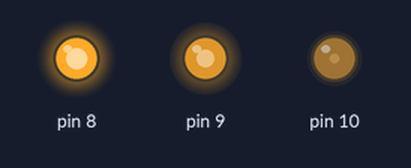
The sketch below on a simulated Arduino Uno, built with avr-gcc and run on an emulated ATmega328P. On the bench: output pins drawn as LEDs (lit = HIGH).

Above: at 0.1 s.
Timing chart, 0 to 1.6 s (numbered marks = the images above):
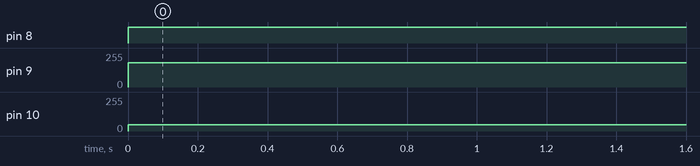

Measured:
- by itself, pin 8: LOW → HIGH at 0.00 s
- by itself, pin 9: 0/255 → 181/255 at 0.00 s
- by itself, pin 10: 0/255 → 48/255 at 0.00 s

The sketch:

11._RGB_Color_Selector.ino
```cpp
/*
Main Theme :
     The goal of this circuit is to use the command "analogWrite" to use a range of colors
using an RGB from 0-255  Red, Green, and Blue.
*/
void setup() {
//sets pin 8-10 as an output
pinMode(10, OUTPUT);
pinMode(9, OUTPUT);
pinMode(8, OUTPUT);
}

void loop() {
//choose any color in an RGB from 0-255 to match color e.g 255,255,255 as white.
//analogWrite uses PWM to perform the same function as an analog power source
analogWrite(10, 48); //Red
analogWrite(9, 181); //Green
analogWrite(8, 208); //Blue
}
```
